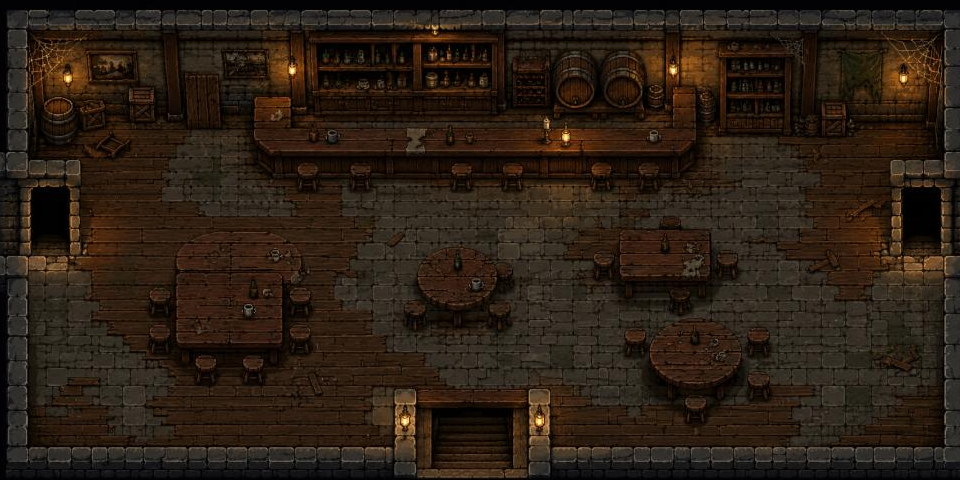

Rendered tile map (Tiled .tmx) drawn with the repository's tilesets; below, a short description and the full map source, tile grids included:
An orthogonal 30x15 tile map with 32x32 px tiles, 1 tile layer (wall), 2 hidden layers not drawn, 2 tilesets, 1 image layer and 7 objects (4x spawn, 3x exit).

<map version="1.10" tiledversion="1.12.1" orientation="orthogonal" renderorder="right-down" width="30" height="15" tilewidth="32" tileheight="32" infinite="0" nextlayerid="11" nextobjectid="13">
 <tileset firstgid="1" source="../tilesets/tiny-dungeon.tsx" />
 <tileset firstgid="133" source="../tilesets/realm-tiles.tsx" />
 <layer id="8" name="ground" width="30" height="15" visible="0">
  <data encoding="csv">
49,49,134,134,134,134,134,134,134,134,134,134,134,138,138,138,138,134,134,134,134,134,134,134,134,134,134,134,49,49,
49,49,134,134,134,137,137,137,137,137,137,138,138,138,134,134,137,137,137,137,137,137,134,134,134,134,134,134,134,49,
49,134,134,134,134,134,134,134,134,133,138,138,138,134,134,134,134,134,134,134,134,134,134,134,134,134,134,134,49,49,
49,49,134,134,134,134,134,134,134,134,138,138,134,134,135,135,134,134,134,134,134,134,134,134,134,134,134,134,134,49,
49,134,134,134,134,134,134,134,134,134,138,138,134,134,135,135,134,134,134,134,134,134,134,134,134,134,134,134,134,49,
49,134,134,134,134,134,134,134,134,134,138,138,138,138,138,138,138,134,134,134,134,134,134,134,134,134,134,134,134,49,
49,49,134,134,134,137,137,137,137,137,137,134,134,134,134,134,137,137,137,137,137,137,134,134,134,134,134,134,134,49,
49,49,134,134,134,134,134,134,134,136,134,134,134,134,134,134,134,134,136,134,134,134,134,134,134,134,134,134,134,134,
134,134,134,134,134,134,135,135,134,134,134,134,134,134,134,134,134,134,135,135,134,134,134,134,134,134,134,134,134,134,
134,134,134,134,134,134,135,135,134,134,134,134,134,134,134,134,134,134,135,135,134,134,134,134,134,134,134,134,134,134,
134,134,134,134,134,134,134,134,134,134,134,134,134,134,134,134,134,134,134,134,134,134,134,134,134,134,134,134,134,49,
49,134,134,134,134,134,135,135,134,134,134,134,134,134,134,134,134,134,135,135,134,134,134,134,134,134,134,134,134,49,
49,134,134,134,134,134,135,135,134,134,134,134,134,134,134,134,134,134,135,135,134,134,134,134,134,134,134,134,134,49,
49,49,134,134,134,134,134,134,134,134,134,134,134,134,134,134,134,134,134,134,134,134,134,134,134,134,134,134,134,49,
49,49,134,134,134,134,135,135,134,134,134,134,134,134,134,134,134,134,134,134,134,134,134,134,134,134,134,134,134,134
</data>
 </layer>
 <layer id="5" name="decor" width="30" height="15" visible="0">
  <data encoding="csv">
0,0,0,0,0,0,0,0,0,0,0,0,0,0,0,0,0,0,0,0,0,0,0,0,0,0,0,0,0,0,
0,0,0,0,0,0,0,0,0,0,0,0,0,0,0,0,0,0,0,0,0,0,0,0,0,0,0,0,0,0,
0,0,0,0,0,0,0,0,0,0,0,0,0,0,0,0,0,0,0,0,0,0,0,0,0,0,0,0,0,0,
0,0,0,0,0,0,0,0,0,0,0,0,0,0,0,0,0,0,0,0,0,0,0,0,0,0,0,0,0,0,
0,0,0,0,0,0,0,0,0,0,0,0,0,0,0,0,0,0,0,0,0,0,0,0,0,0,0,0,0,0,
0,0,0,0,0,0,0,0,0,0,0,0,0,0,0,0,0,0,0,0,0,0,0,0,0,0,0,0,0,0,
0,0,0,0,0,0,0,0,0,0,0,0,0,0,0,0,0,0,0,0,0,0,0,0,0,0,0,0,0,0,
0,0,0,0,0,0,0,0,0,0,0,0,0,0,0,0,0,0,0,0,0,0,0,0,0,0,0,0,0,0,
0,0,0,0,0,0,0,0,0,0,0,0,0,0,0,0,0,0,0,0,0,0,0,0,0,0,0,0,0,0,
0,0,0,0,0,0,0,0,0,0,0,0,0,0,0,0,0,0,0,0,0,0,0,0,0,0,0,0,0,0,
0,0,0,0,0,0,0,0,0,0,0,0,0,0,0,0,0,0,0,0,0,0,0,0,0,0,0,0,0,0,
0,0,0,0,0,0,0,0,0,0,0,0,0,0,0,0,0,0,0,0,0,0,0,0,0,0,0,0,0,0,
0,0,0,0,0,0,0,0,0,0,0,0,0,0,0,0,0,0,0,0,0,0,0,0,0,0,0,0,0,0,
0,0,0,0,0,0,0,0,0,0,0,0,0,0,0,0,0,0,0,0,0,0,0,0,0,0,0,0,0,0,
0,0,0,0,0,0,0,0,0,0,0,0,0,0,0,0,0,0,0,0,0,0,0,0,0,0,0,0,0,0
</data>
 </layer>
 <layer id="4" name="wall" width="30" height="15">
  <data encoding="csv">
1,1,1,1,1,1,1,1,1,1,1,1,1,1,1,1,1,1,1,1,1,1,1,1,1,1,1,1,1,1,
1,1,1,1,1,1,1,1,1,1,1,1,1,1,1,1,1,1,1,1,1,1,1,1,1,1,1,1,1,1,
1,1,1,1,1,1,1,1,1,1,1,1,1,1,1,1,1,1,1,1,1,1,1,1,1,1,1,1,1,1,
1,0,0,0,0,0,0,0,1,1,1,1,1,1,1,1,1,1,1,1,1,1,0,0,0,0,0,0,0,1,
1,0,0,0,0,0,0,0,1,1,1,1,1,1,1,1,1,1,1,1,1,1,0,0,0,0,0,0,0,1,
1,1,1,0,0,0,0,0,0,0,0,0,0,0,0,0,0,0,0,0,0,0,0,0,0,0,0,0,0,1,
0,0,0,0,0,0,0,0,0,0,0,0,0,0,0,0,0,0,0,0,0,0,0,0,0,0,0,0,0,0,
0,0,0,0,0,0,0,0,0,0,0,0,0,0,0,0,0,0,0,1,1,1,0,0,0,0,0,0,0,0,
1,0,0,0,0,1,1,1,1,0,0,0,0,1,1,1,0,0,0,1,1,1,0,0,0,0,0,0,0,1,
1,0,0,0,0,1,1,1,1,0,0,0,0,1,1,1,0,0,0,0,0,0,0,0,0,0,0,0,0,1,
1,0,0,0,0,1,1,1,1,0,0,0,0,0,0,0,0,0,0,0,1,1,1,1,0,0,0,0,0,1,
1,0,0,0,0,0,0,0,0,0,0,0,0,0,0,0,0,0,0,0,1,1,1,1,0,0,0,0,0,1,
1,0,0,0,0,0,0,0,0,0,0,0,1,0,0,0,0,1,0,0,0,1,0,0,0,0,0,0,0,1,
1,0,0,0,0,0,0,0,0,0,0,0,1,0,0,0,0,1,0,0,0,0,0,0,0,0,0,0,0,1,
1,1,1,1,1,1,1,1,1,1,1,1,1,0,0,0,0,1,1,1,1,1,1,1,1,1,1,1,1,1
</data>
 </layer>
 <imagelayer id="10" name="view" offsetx="-14.0094" offsety="-7.39955">
  <image source="../map_bg/pub.jpg" width="1000" height="500" />
 </imagelayer>
 <objectgroup id="3" name="objects">
  <object id="1" name="spawn-south" type="spawn" x="434.186" y="344.545" width="63.4753" height="36.1809">
   <properties>
    <property name="direction" value="south" />
   </properties>
  </object>
  <object id="3" name="spawn-west" type="spawn" x="97.9931" y="195.45" width="53.954" height="67.2838">
   <properties>
    <property name="direction" value="west" />
   </properties>
  </object>
  <object id="4" name="spawn-east" type="spawn" x="821.887" y="189.519" width="51.5781" height="71.3121">
   <properties>
    <property name="direction" value="east" />
   </properties>
  </object>
  <object id="7" name="spawn-default" type="spawn" x="325.937" y="219.933" width="57.7625" height="63.4753">
   <properties>
    <property name="direction" value="default" />
   </properties>
  </object>
  <object id="10" name="exit-to-garden" type="exit" x="900.302" y="182.928" width="64.5462" height="74.9008">
   <properties>
    <property name="direction" value="east" />
    <property name="targetRoomId" value="garden" />
   </properties>
  </object>
  <object id="11" name="exit-to-cellar" type="exit" x="434.577" y="403.499" width="77.3916" height="61.9601">
   <properties>
    <property name="direction" value="south" />
    <property name="targetRoomId" value="cellar" />
   </properties>
  </object>
  <object id="12" name="exit-to-outside&#09;" type="exit" x="22.617" y="195.15" width="50.7802" height="59.032">
   <properties>
    <property name="direction" value="west" />
    <property name="targetRoomId" value="outside" />
   </properties>
  </object>
 </objectgroup>
</map>
